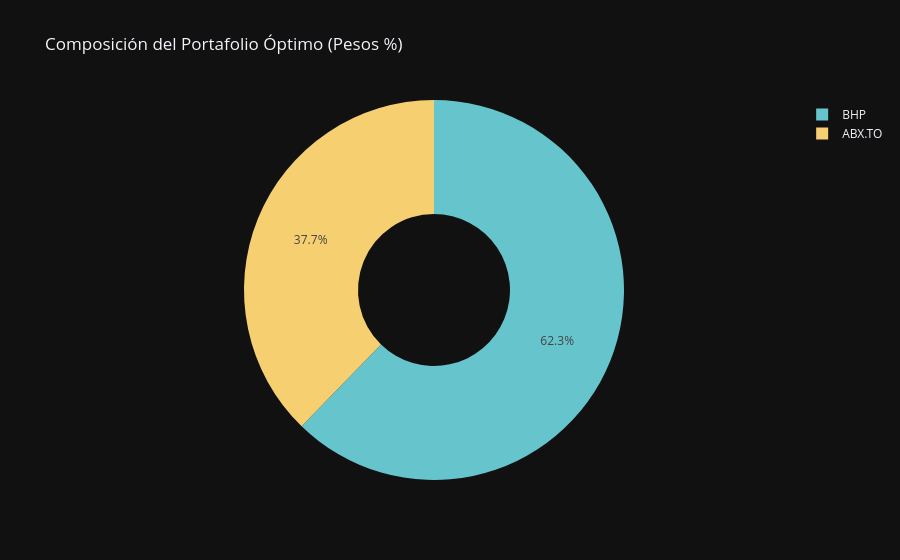
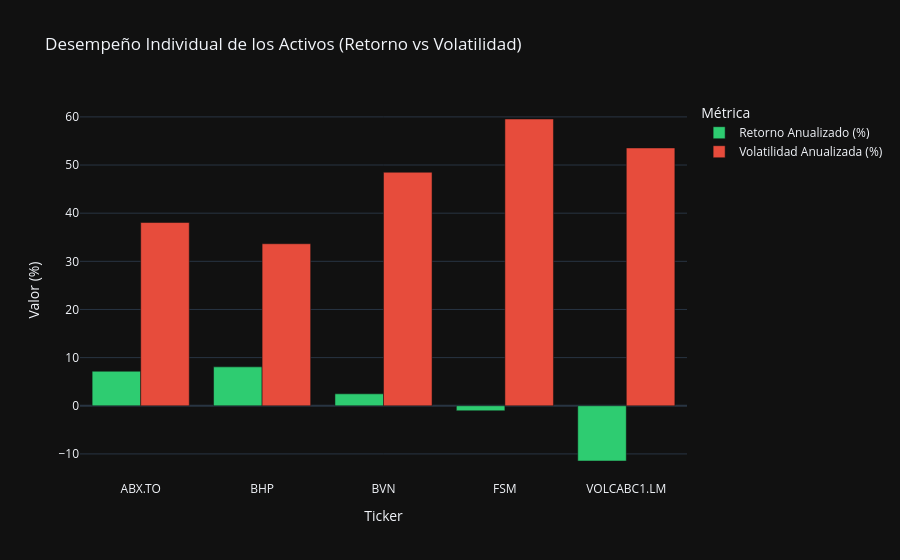
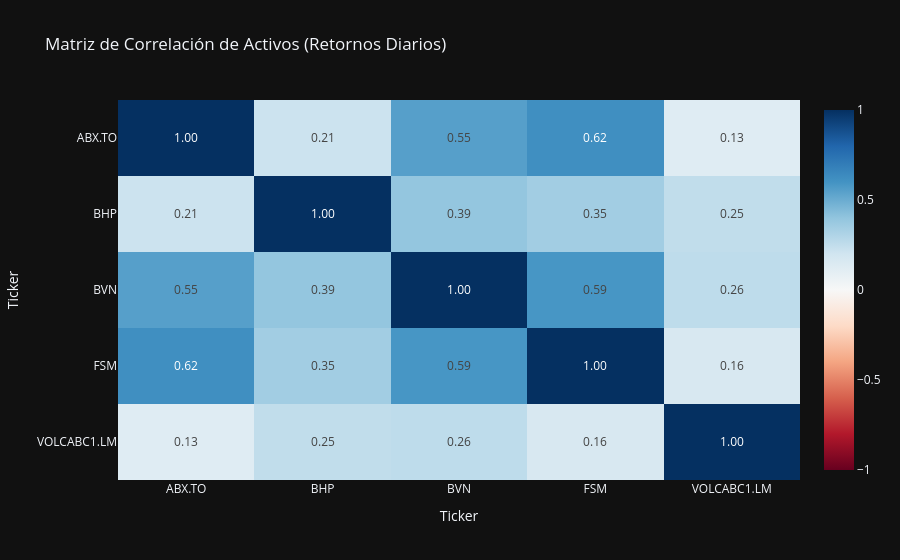

The notebook cell saved with these charts, in order:
### Markdown cell above
## 5. Análisis de Composición y Riesgo del Portafolio Óptimo

Generamos gráficos interactivos adicionales para la composición del portafolio (Dona), desempeño individual de los activos (Barras) y la matriz de correlación (Heatmap).

### Code cell
# 1. Gráfico de Dona de Pesos
df_pesos = pd.DataFrame({'Ticker': TICKERS_VALIDOS, 'Peso (%)': (w_sharpe * 100).round(2)})
df_pesos_filtrado = df_pesos[df_pesos['Peso (%)'] > 0.01]
fig_dona = px.pie(
    df_pesos_filtrado, 
    values='Peso (%)', 
    names='Ticker', 
    title='Composición del Portafolio Óptimo (Pesos %)', 
    hole=0.4,
    color_discrete_sequence=px.colors.qualitative.Pastel
)
fig_dona.update_layout(template='plotly_dark')
fig_dona.show()

# 2. Desempeño Individual de los Activos
df_activos = pd.DataFrame({
    'Ticker': TICKERS_VALIDOS,
    'Retorno Anualizado (%)': (mu * 100).round(2),
    'Volatilidad Anualizada (%)': (vol_ind * 100).round(2)
})
df_long = df_activos.melt(id_vars='Ticker', value_vars=['Retorno Anualizado (%)', 'Volatilidad Anualizada (%)'],
                          var_name='Métrica', value_name='Valor (%)')
fig_activos = px.bar(
    df_long,
    x='Ticker',
    y='Valor (%)',
    color='Métrica',
    barmode='group',
    title='Desempeño Individual de los Activos (Retorno vs Volatilidad)',
    color_discrete_sequence=['#2ecc71', '#e74c3c']
)
fig_activos.update_layout(template='plotly_dark')
fig_activos.show()

# 3. Matriz de Correlación
correlaciones = retornos.corr()
fig_heatmap = px.imshow(
    correlaciones,
    text_auto=".2f",
    aspect="auto",
    color_continuous_scale="RdBu",
    zmin=-1, zmax=1,
    title="Matriz de Correlación de Activos (Retornos Diarios)"
)
fig_heatmap.update_layout(template='plotly_dark')
fig_heatmap.show()

### Figure 1 — Plotly figure (JSON) as saved in the notebook; plotly's stock layout.template omitted (floating-point values rounded to 4 significant figures)
{"data": [{"domain": {"x": [0.0, 1.0], "y": [0.0, 1.0]}, "hole": 0.4, "hovertemplate": "Ticker=%{label}<br>Peso (%)=%{value}<extra></extra>", "labels": ["ABX.TO", "BHP"], "legendgroup": "", "name": "", "showlegend": true, "type": "pie", "values": [37.73, 62.27]}], "layout": {"legend": {"tracegroupgap": 0}, "piecolorway": ["rgb(102, 197, 204)", "rgb(246, 207, 113)", "rgb(248, 156, 116)", "rgb(220, 176, 242)", "rgb(135, 197, 95)", "rgb(158, 185, 243)", "rgb(254, 136, 177)", "rgb(201, 219, 116)", "rgb(139, 224, 164)", "rgb(180, 151, 231)", "rgb(179, 179, 179)"], "title": {"text": "Composición del Portafolio Óptimo (Pesos %)"}}}

### Figure 2 — Plotly figure (JSON) as saved in the notebook; plotly's stock layout.template omitted (floating-point values rounded to 4 significant figures)
{"data": [{"alignmentgroup": "True", "hovertemplate": "Métrica=Retorno Anualizado (%)<br>Ticker=%{x}<br>Valor (%)=%{y}<extra></extra>", "legendgroup": "Retorno Anualizado (%)", "marker": {"color": "#2ecc71", "pattern": {"shape": ""}}, "name": "Retorno Anualizado (%)", "offsetgroup": "Retorno Anualizado (%)", "orientation": "v", "showlegend": true, "textposition": "auto", "type": "bar", "x": ["ABX.TO", "BHP", "BVN", "FSM", "VOLCABC1.LM"], "xaxis": "x", "y": [7.17, 8.08, 2.48, -1.04, -11.47], "yaxis": "y"}, {"alignmentgroup": "True", "hovertemplate": "Métrica=Volatilidad Anualizada (%)<br>Ticker=%{x}<br>Valor (%)=%{y}<extra></extra>", "legendgroup": "Volatilidad Anualizada (%)", "marker": {"color": "#e74c3c", "pattern": {"shape": ""}}, "name": "Volatilidad Anualizada (%)", "offsetgroup": "Volatilidad Anualizada (%)", "orientation": "v", "showlegend": true, "textposition": "auto", "type": "bar", "x": ["ABX.TO", "BHP", "BVN", "FSM", "VOLCABC1.LM"], "xaxis": "x", "y": [38.06, 33.65, 48.5, 59.56, 53.55], "yaxis": "y"}], "layout": {"barmode": "group", "legend": {"title": {"text": "Métrica"}, "tracegroupgap": 0}, "title": {"text": "Desempeño Individual de los Activos (Retorno vs Volatilidad)"}, "xaxis": {"anchor": "y", "domain": [0.0, 1.0], "title": {"text": "Ticker"}}, "yaxis": {"anchor": "x", "domain": [0.0, 1.0], "title": {"text": "Valor (%)"}}}}

### Figure 3 — Plotly figure (JSON) as saved in the notebook; plotly's stock layout.template omitted (floating-point values rounded to 4 significant figures)
{"data": [{"coloraxis": "coloraxis", "hovertemplate": "Ticker: %{x}<br>Ticker: %{y}<br>color: %{z}<extra></extra>", "name": "0", "texttemplate": "%{z:.2f}", "type": "heatmap", "x": ["ABX.TO", "BHP", "BVN", "FSM", "VOLCABC1.LM"], "xaxis": "x", "y": ["ABX.TO", "BHP", "BVN", "FSM", "VOLCABC1.LM"], "yaxis": "y", "z": [[1.0, 0.2145, 0.5507, 0.6194, 0.1253], [0.2145, 1.0, 0.3926, 0.3477, 0.2504], [0.5507, 0.3926, 1.0, 0.5888, 0.2593], [0.6194, 0.3477, 0.5888, 1.0, 0.1625], [0.1253, 0.2504, 0.2593, 0.1625, 1.0]]}], "layout": {"coloraxis": {"autocolorscale": false, "cmax": 1, "cmin": -1, "colorscale": [[0.0, "rgb(103,0,31)"], [0.1, "rgb(178,24,43)"], [0.2, "rgb(214,96,77)"], [0.3, "rgb(244,165,130)"], [0.4, "rgb(253,219,199)"], [0.5, "rgb(247,247,247)"], [0.6, "rgb(209,229,240)"], [0.7, "rgb(146,197,222)"], [0.8, "rgb(67,147,195)"], [0.9, "rgb(33,102,172)"], [1.0, "rgb(5,48,97)"]]}, "title": {"text": "Matriz de Correlación de Activos (Retornos Diarios)"}, "xaxis": {"anchor": "y", "domain": [0.0, 1.0], "title": {"text": "Ticker"}}, "yaxis": {"anchor": "x", "autorange": "reversed", "domain": [0.0, 1.0], "title": {"text": "Ticker"}}}}
